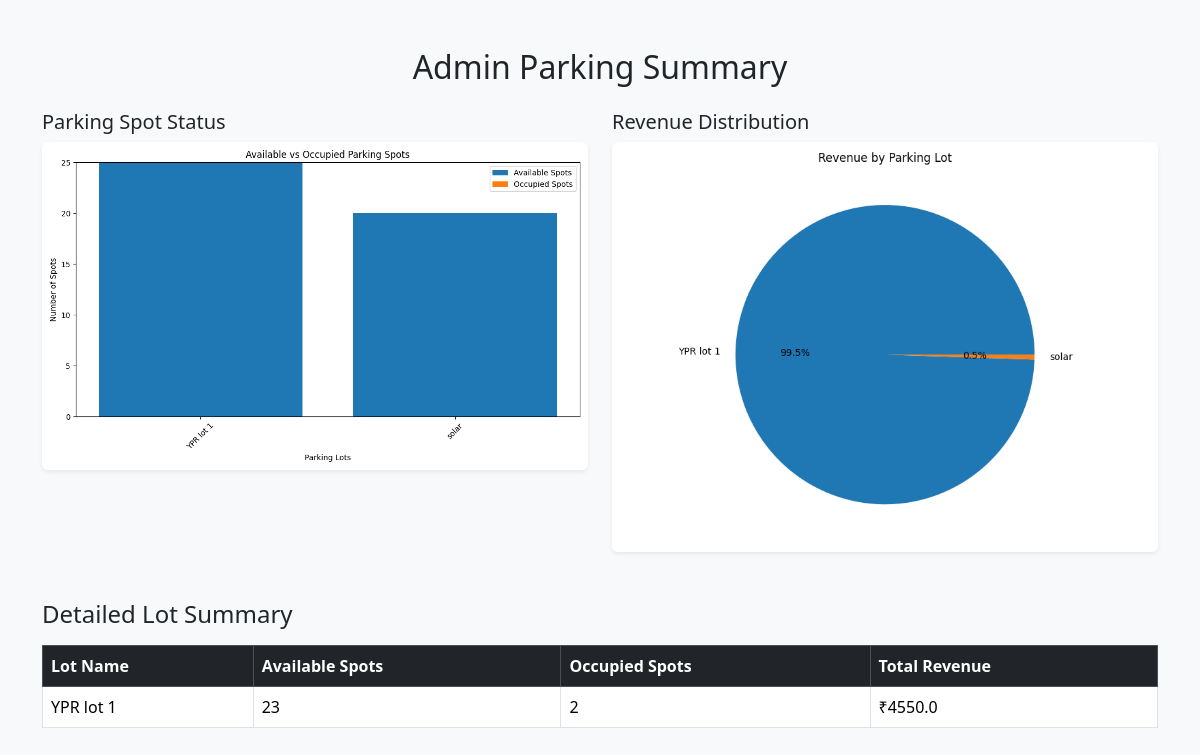
/admin/summary (signed in), run on an earlier commit of the app's database.
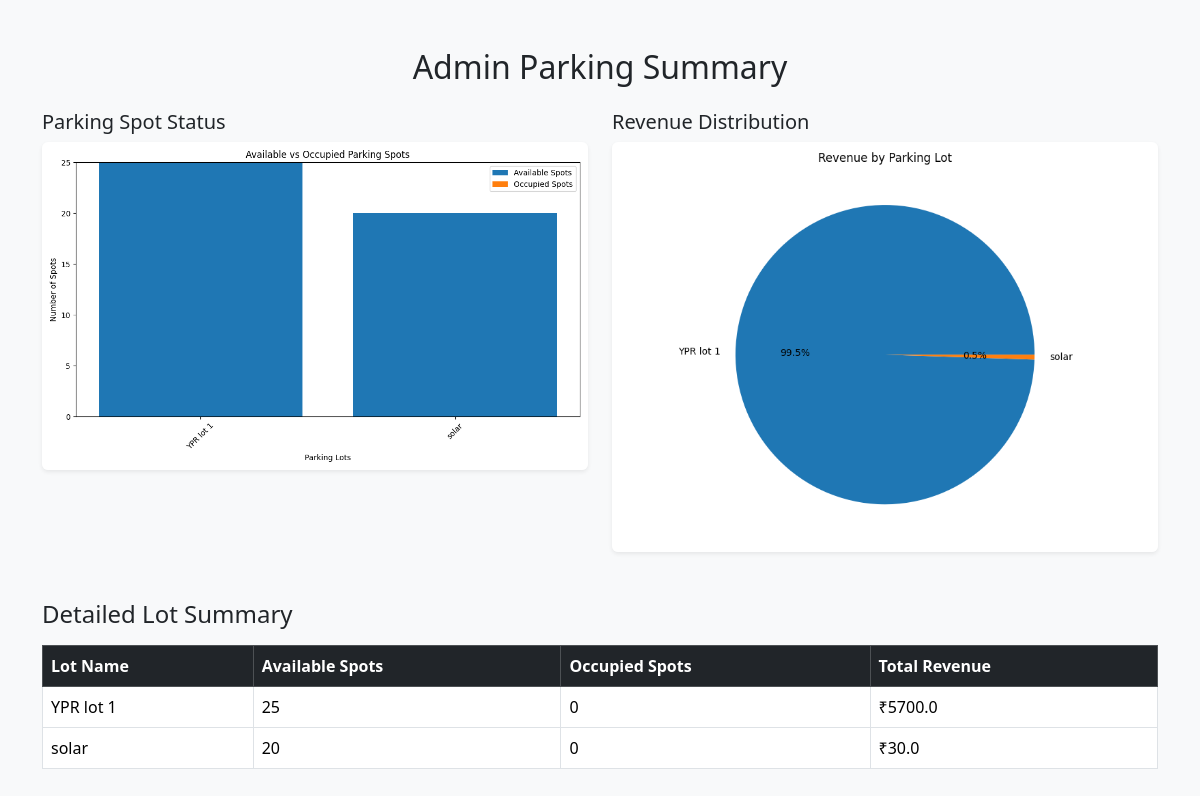
And on a later commit of the database.
### app.py (models this page shows)
class Parking(db.Model):
    __tablename__ = "parking"
    id = db.Column(db.Integer, primary_key=True)
    primary_location_name = db.Column(db.String(20), nullable=False)
    address = db.Column(db.String(20), nullable=False)
    pin_code = db.Column(db.String(20), nullable=False)
    price = db.Column(db.Float, nullable=False)
    number_of_spots = db.Column(db.Integer, nullable=False)
    spots = db.relationship(
        "parkingSpot", back_populates="parking", cascade="all, delete-orphan"
    )

### app.py (the view)
@app.route("/admin/summary", methods=["GET", "POST"])
def admin_summary():
    if "username" not in session or session["username"] != "admin":
        return redirect(url_for("login"))
    lots = Parking.query.order_by(Parking.primary_location_name).all()
    lot_names = []
    available_counts = []
    occupied_counts = []
    revenue_by_lot = []
    for lot in lots:
        lot_names.append(lot.primary_location_name)
        available = parkingSpot.query.filter_by(parking_id=lot.id, status="A").count()
        occupied = parkingSpot.query.filter_by(parking_id=lot.id, status="O").count()
        available_counts.append(available)
        occupied_counts.append(occupied)
        total_revenue = 0
        for spot in lot.spots:
             for booking in spot.bookings:
                if booking.status == "Released":
                    total_revenue += booking.parking_cost
        revenue_by_lot.append(total_revenue)
    os.makedirs(app.config["CHART_FOLDER"], exist_ok=True)
    plt.figure(figsize=(10, 6))
    plt.bar(lot_names, available_counts, label="Available Spots")
    plt.bar(lot_names, occupied_counts, bottom=available_counts, label="Occupied Spots")
    plt.xlabel("Parking Lots")
    plt.ylabel("Number of Spots")
    plt.title("Available vs Occupied Parking Spots")
    plt.legend()
    plt.xticks(rotation=45)
    plt.tight_layout()
    bar_chart_path = os.path.join(app.config["CHART_FOLDER"], "bar_chart.png")
    plt.savefig(bar_chart_path)
    plt.close()
    plt.figure(figsize=(8, 6))
    plt.pie(revenue_by_lot, labels=lot_names, autopct="%1.1f%%")
    plt.title("Revenue by Parking Lot")
    plt.tight_layout()
    pie_chart_path = os.path.join(app.config["CHART_FOLDER"], "pie_chart.png")
    plt.savefig(pie_chart_path)
    plt.close()
    bar_chart_url = url_for("static", filename="charts/bar_chart.png")
    pie_chart_url = url_for("static", filename="charts/pie_chart.png")
    return render_template(
        "admin_summary.html",
        lots=lots,
        available_counts=available_counts,
        occupied_counts=occupied_counts,
        revenue_by_lot=revenue_by_lot,
        bar_chart_url=bar_chart_url,
        pie_chart_url=pie_chart_url,
    )

### templates/admin_summary.html (shortened to what this page needs)
<!DOCTYPE html>
<html lang="en">
<head>
    <link href="https://cdn.jsdelivr.net/npm/bootstrap@5.3.3/dist/css/bootstrap.min.css" rel="stylesheet">
</head>
<body class="bg-light">
    <div class="container my-5">
        <h2 class="mb-4 text-center">Admin Parking Summary</h2>
        <div class="row">
            <div class="col-md-6">
                <h5>Parking Spot Status</h5>
                <img src="{{ bar_chart_url }}" alt="Bar Chart" class="img-fluid rounded shadow-sm">
            </div>
            <div class="col-md-6">
                <h5>Revenue Distribution</h5>
                <img src="{{ pie_chart_url }}" alt="Pie Chart" class="img-fluid rounded shadow-sm">
            </div>
        </div>
        <div class="mt-5">
            <h4 class="mb-3">Detailed Lot Summary</h4>
            <table class="table table-bordered table-hover">
                <thead class="table-dark">
                    <tr>
                        <th>Lot Name</th>
                        <th>Available Spots</th>
                        <th>Occupied Spots</th>
                        <th>Total Revenue</th>
                    </tr>
                </thead>
                <tbody>
                    {% for i in range(lots|length) %}
                        <tr>
                            <td>{{ lots[i].primary_location_name }}</td>
                            <td>{{ available_counts[i] }}</td>
                            <td>{{ occupied_counts[i] }}</td>
                            <td>₹{{ revenue_by_lot[i] }}</td>
                        </tr>
                    {% endfor %}
                </tbody>
            </table>
        </div>
    </div>
</body>
</html>

What changed in the data, as far as the page shows it:
added Parking: primary_location_name "solar"
Also different on the page:
new list line: "YPR lot 1"
new list line: "25 0 ₹ 5700.0"
new list line: "20 0 ₹ 30.0"
list line gone: "YPR lot 1"
list line gone: "23 2 ₹ 4550.0"
